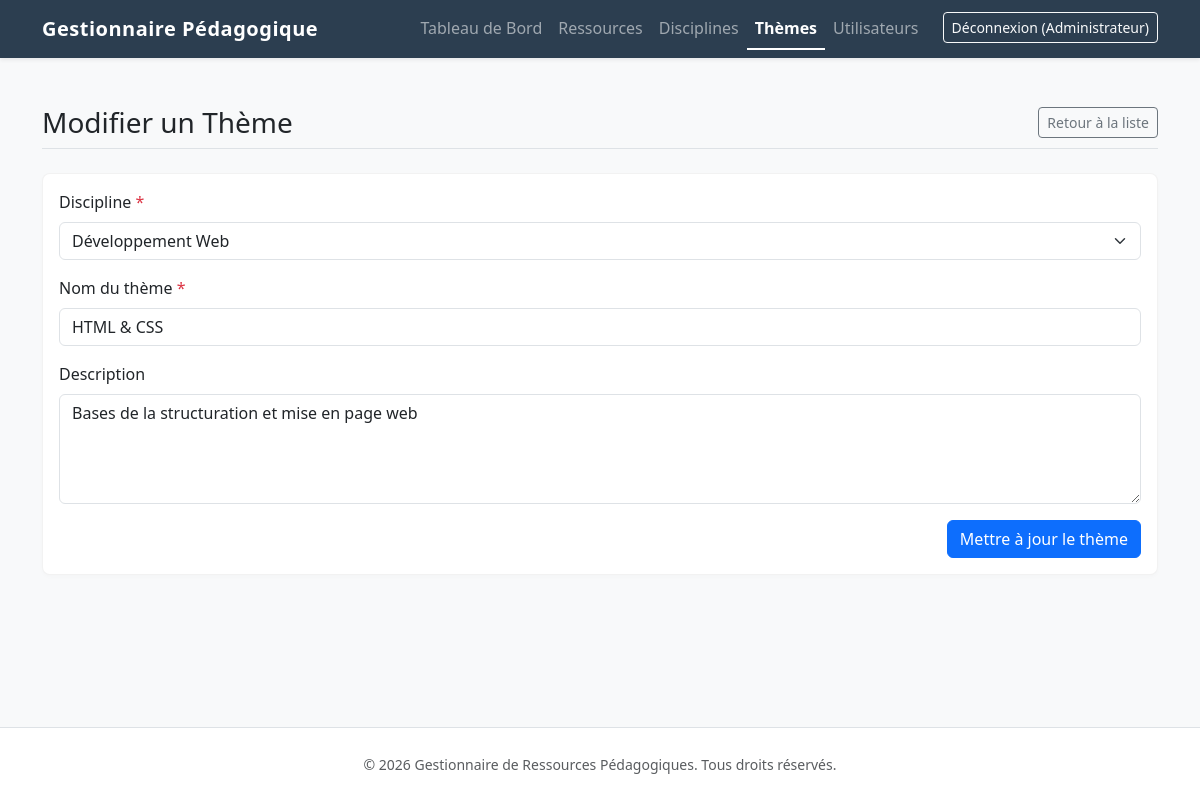
Page /index.php?page=themes&action=edit&id=1 (signed in) on the committed database.
### tables this page shows
CREATE TABLE IF NOT EXISTS themes (
    id INT AUTO_INCREMENT PRIMARY KEY,
    discipline_id INT NOT NULL,
    name VARCHAR(255) NOT NULL,
    description TEXT,
    created_at DATETIME DEFAULT CURRENT_TIMESTAMP,
    CONSTRAINT fk_themes_disciplines FOREIGN KEY (discipline_id) REFERENCES disciplines(id) ON DELETE RESTRICT
);

CREATE TABLE IF NOT EXISTS disciplines (
    id INT AUTO_INCREMENT PRIMARY KEY,
    name VARCHAR(255) NOT NULL,
    description TEXT,
    created_at DATETIME DEFAULT CURRENT_TIMESTAMP
);

### controllers/ThemeController.php (called while the page is built, shortened)
<?php
require_once __DIR__ . '/../models/Theme.php';
require_once __DIR__ . '/../models/Discipline.php';
class ThemeController {
    private $model;
    private $disciplineModel;
    public function __construct() {
        try {
            $this->model = new Theme();
            $this->disciplineModel = new Discipline();
        } catch (\PDOException $e) {
            $this->model = null;
            $this->disciplineModel = null;
        }
    }
    public function edit() {
        $id = filter_input(INPUT_GET, 'id', FILTER_VALIDATE_INT);
        $theme = $this->model->getById($id);
        $disciplines = $this->disciplineModel ? $this->disciplineModel->getAll() : [];
        $name = $theme['name'];
        $description = $theme['description'];
        $disciplineId = $theme['discipline_id'];
        require_once __DIR__ . '/../views/themes/edit.php';
    }
}

### core/helpers.php (called while the page is built, shortened)
<?php
function h(?string $string): string {
    return htmlspecialchars($string, ENT_QUOTES | ENT_HTML5, 'UTF-8');
}

### config/database.php (called while the page is built, shortened)
<?php
function getDBConnection() {
    $dsn = "mysql:host=" . DB_HOST . ";dbname=" . DB_NAME . ";charset=utf8mb4";
    $options = [
        PDO::ATTR_ERRMODE            => PDO::ERRMODE_EXCEPTION,
        PDO::ATTR_DEFAULT_FETCH_MODE => PDO::FETCH_ASSOC,
        PDO::ATTR_EMULATE_PREPARES   => false,
    ];
    try {
        return new PDO($dsn, DB_USER, DB_PASS, $options);
    } catch (\PDOException $e) {
        error_log("Database Connection Error: " . $e->getMessage());
        http_response_code(500);
        die("Une erreur serveur est survenue.");
    }
}

### models/Discipline.php (called while the page is built, shortened)
<?php
require_once __DIR__ . '/../config/database.php';
class Discipline {
    private $pdo;
    public function __construct() {
        $this->pdo = getDBConnection();
    }
    public function getAll() {
        $stmt = $this->pdo->query("SELECT * FROM disciplines ORDER BY name ASC");
        return $stmt->fetchAll();
    }
}

### models/Theme.php (called while the page is built, shortened)
<?php
require_once __DIR__ . '/../config/database.php';
class Theme {
    private $pdo;
    public function __construct() {
        $this->pdo = getDBConnection();
    }
    public function getById($id) {
        $stmt = $this->pdo->prepare("SELECT * FROM themes WHERE id = :id");
        $stmt->execute(['id' => $id]);
        return $stmt->fetch();
    }
}

### views/themes/edit.php (the view, shortened to what this page needs)
<?php require_once __DIR__ . '/../layout/header.php'; ?>
<div class="d-flex justify-content-between align-items-center border-bottom pb-2 mb-4">
    <h1 class="h3 mb-0">Modifier un Thème</h1>
    <a href="/index.php?page=themes" class="btn btn-outline-secondary btn-sm">Retour à la liste</a>
</div>
<div class="card">
    <div class="card-body">
        <form action="/index.php?page=themes&action=edit&id=<?= h($id) ?>" method="POST">
            <div class="mb-3">
                <label for="discipline_id" class="form-label">Discipline <span class="text-danger">*</span></label>
                <select class="form-select" id="discipline_id" name="discipline_id" required>
                    <?php foreach ($disciplines as $d): ?>
                        <option value="<?= $d['id'] ?>" <?= (isset($disciplineId) && $disciplineId == $d['id']) ? 'selected' : '' ?>>
                            <?= h($d['name']) ?>
                        </option>
                    <?php endforeach; ?>
                </select>
            </div>
            <div class="mb-3">
                <label for="name" class="form-label">Nom du thème <span class="text-danger">*</span></label>
                <input type="text" class="form-control" id="name" name="name" value="<?= h($name ?? '') ?>" required>
            </div>
            <div class="mb-3">
                <label for="description" class="form-label">Description</label>
                <textarea class="form-control" id="description" name="description" rows="4"><?= h($description ?? '') ?></textarea>
            </div>
            <div class="d-grid gap-2 d-md-flex justify-content-md-end">
                <button type="submit" class="btn btn-primary">Mettre à jour le thème</button>
            </div>
        </form>
    </div>
</div>
<?php require_once __DIR__ . '/../layout/footer.php'; ?>

### assets/css/style.css (style rules this page uses)
:root { --primary-color: #2c3e50; --secondary-color: #34495e; }
.card { border: 1px solid rgba(0,0,0,0.05); box-shadow: 0 2px 4px rgba(0,0,0,0.02); border-radius: 8px; transition: transform 0.2s ease-in-out; }
h1, h2, h3, h4, h5, h6 { color: var(--secondary-color); }

### rows in the picture
themes: discipline_id "Développement Web", name "HTML & CSS", description "Bases de la structuration et mise en page web"

### other values in the picture
$_SESSION['user_name'] "Administrateur"
